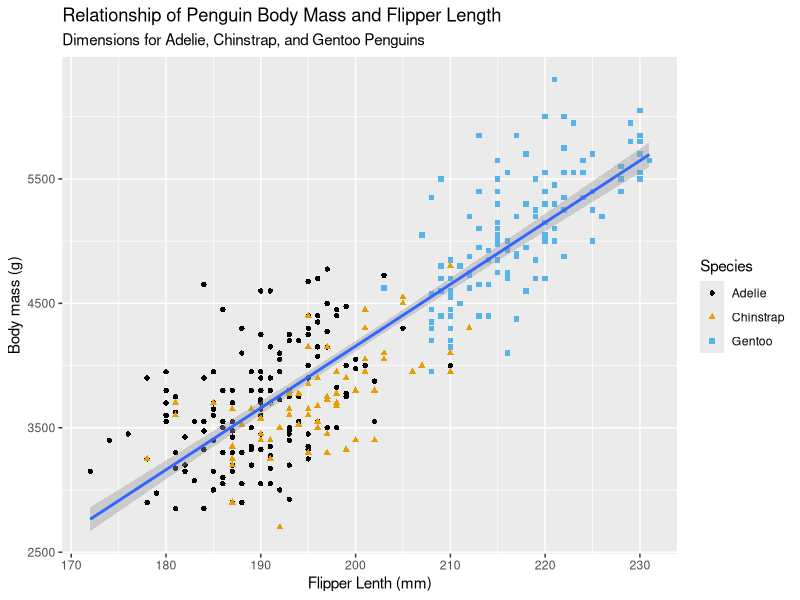
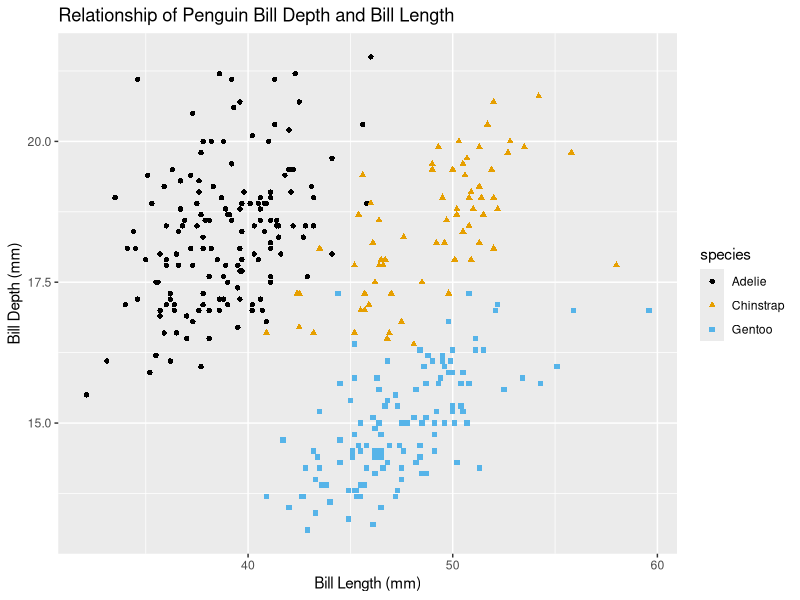
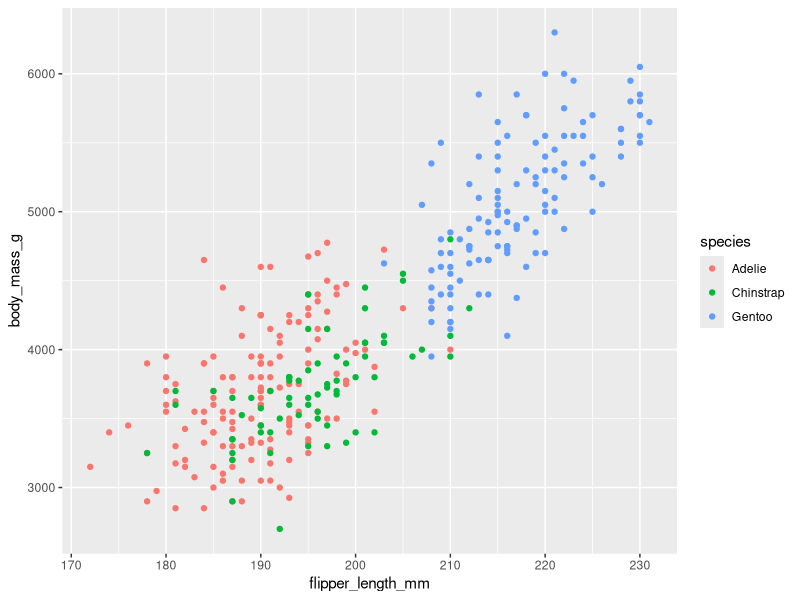
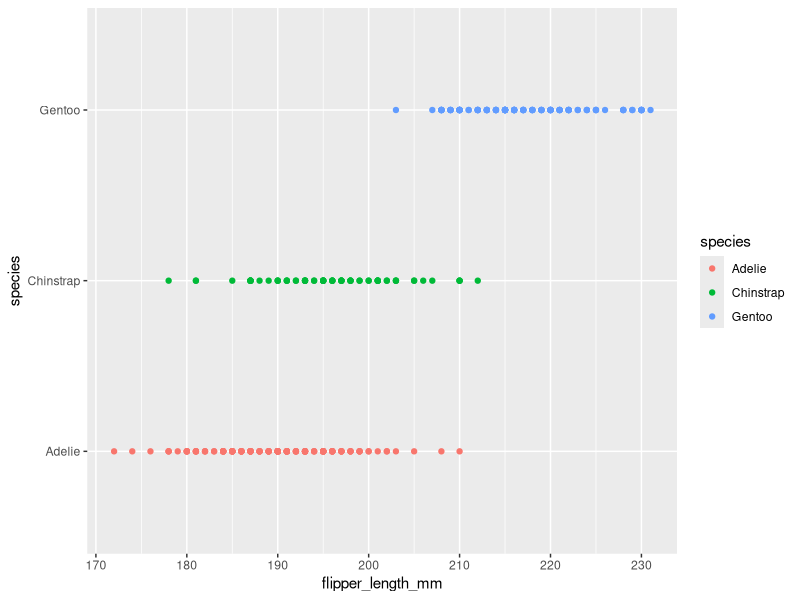
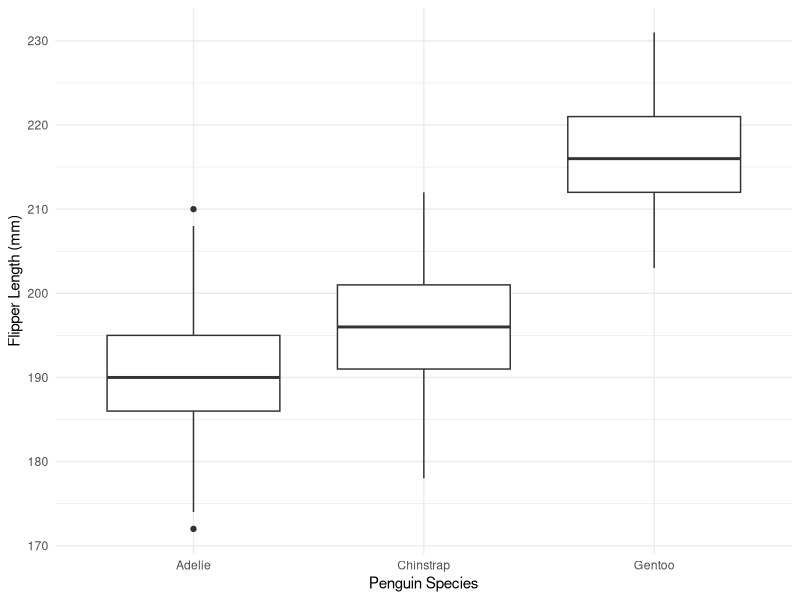
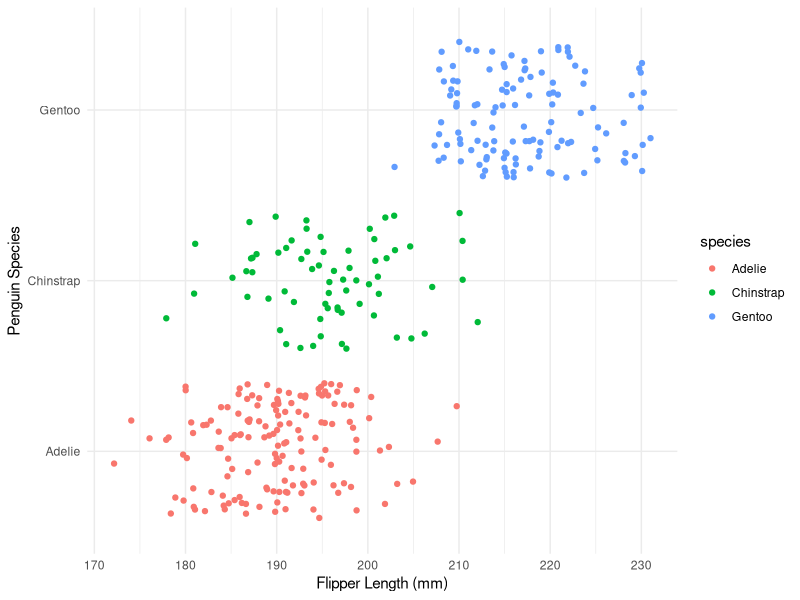

These charts were generated, in order, by the following R code: (Note: this script raises an error after producing the figures.)
library(tidyverse)
library(ggplot2)

install.packages("ggthemes")

install.packages("palmerpenguins")
library(palmerpenguins)

install.packages("ggthemes")
library(ggthemes)

glimpse(penguins)
view(penguins)

# preparing the graph to analyze flipper length and the mass of a penguin
ggplot(
  data = penguins,
  mapping = aes(x = flipper_length_mm, y = body_mass_g)
) +
  geom_point(mapping = aes(color = species, shape = species)) +
  geom_smooth(method = "lm") +
  labs(
    title = "Relationship of Penguin Body Mass and Flipper Length",
    subtitle = "Dimensions for Adelie, Chinstrap, and Gentoo Penguins",
    x = "Flipper Lenth (mm)", y = "Body mass (g)",
    color = "Species", shape = "Species"
  ) +
  scale_color_colorblind()
#> Warning: Removed 2 rows containing missing values or values outside the scale range
#> (`geom_point()`).


# 1.2.5 Exercises -------------------------------------------------
# How many rows are in penguins? How many columns? = 344 rows and 8 columns

# What does the bill_depth_mm variable in the penguins data frame describe? Read the help for ?penguins to find out. = a number denoting bill depth (millimeters)



# Make a scatterplot of bill_depth_mm vs. bill_length_mm. That is, make a scatterplot with bill_depth_mm on the y-axis and bill_length_mm on the x-axis. Describe the relationship between these two variables.
ggplot(
  data = penguins,
  mapping = aes(x = bill_length_mm, y = bill_depth_mm)
) +
  geom_point(mapping = aes(color = species, shape = species)) +
  labs(
    title = "Relationship of Penguin Bill Depth and Bill Length",
    x = "Bill Length (mm)", y = "Bill Depth (mm)"
  ) +
  scale_color_colorblind()
# the observed difference is that both Chinstrap penguins and Gentoo penguins hover at around the same bill lengths but have different bill depths. The Chinstrap penguins have more bill depths. On the other hand, Adelie penguins and Chinstrap have around the same Bill depths but Chinstrap penguins have greater bill lengths.
ggplot(
  data = penguins,
  mapping = aes(x = flipper_length_mm, y = body_mass_g)
) +
  geom_point(mapping = aes(color = species))



# What happens if you make a scatterplot of species vs. bill_depth_mm? What might be a better choice of geom?
ggplot(
  data = penguins,
  mapping = aes(x = flipper_length_mm, y = species)
) +
  geom_point(mapping = aes(color = species))
# all dots are displayed horizontally in one line and not scattered. A better choice of geom is the box plot or jitter geom:
# The boxplot compactly displays the distribution of a continuous variable. It visualises five summary statistics (the median, two hinges and two whiskers), and all "outlying" points individually.
ggplot(penguins, aes(x = species, y = flipper_length_mm)) +
  geom_boxplot() +
  xlab("Penguin Species") +
  ylab("Flipper Length (mm)") +
  theme_minimal()
# The jitter geom is a convenient shortcut for geom_point(position = "jitter"). It adds a small amount of random variation to the location of each point, and is a useful way of handling overplotting caused by discreteness in smaller datasets.
ggplot(penguins, aes(x = flipper_length_mm, y = species, color = species)) +
  geom_jitter() +
  xlab("Flipper Length (mm)") +
  ylab("Penguin Species") +
  theme_minimal()




#  Why does the following give an error and how would you fix it?
ggplot(data = penguins) +
  geom_point()
# it is missing the x and y plots. Fix is below:
ggplot(
  data = penguins,
  mapping = aes(x = flipper_length_mm, y = bill_depth_mm)
) +
  geom_point()


# What does the na.rm argument do in geom_point()? What is the default value of the argument? Create a scatterplot where you successfully use this argument set to TRUE.
# If FALSE, the default, missing values are removed with a warning. If TRUE, missing values are silently removed. The default is FALSE.

ggplot(
  data = penguins,
  mapping = aes(x = flipper_length_mm, y = body_mass_g)
) +
  geom_point(na.rm = TRUE, mapping = aes(color = species, shape = species)) +
  geom_smooth(method = "lm") +
  labs(
    title = "Relationship of Penguin Body Mass and Flipper Length",
    subtitle = "Dimensions for Adelie, Chinstrap, and Gentoo Penguins",
    x = "Flipper Lenth (mm)", y = "Body mass (g)",
    color = "Species", shape = "Species"
  )



# Add the following caption to the plot you made in the previous exercise: “Data come from the palmerpenguins package.” Hint: Take a look at the documentation for labs().
ggplot(
  data = penguins,
  mapping = aes(x = flipper_length_mm, y = bill_depth_mm)
) +
  geom_point() +
  labs(
    title = "Data come from the palmerpenguins package."
  )

ggplot(
  data = penguins,
  mapping = aes(x = flipper_length_mm, y = body_mass_g)
) +
  geom_point(mapping = aes(color = species)) +
  geom




# Recreate the following visualization. What aesthetic should bill_depth_mm be mapped to? And should it be mapped at the global level or at the geom level?
ggplot(
  data = penguins,
  mapping = aes(x = flipper_length_mm, y = body_mass_g, color = bill_depth_mm)
) +
  geom_point(
    shape = 18
  ) +
  geom_smooth()

?shape


ggplot(
  penguins,
  aes(x = flipper_length_mm, y = body_mass_g, color = bill_depth_mm)
) +
  geom_point() + # Add points to the scatter plot
  scale_color_gradient(low = "lightblue", high = "darkblue") + # Gradient scale for color
  labs(
    x = "Flipper Length (mm)",
    y = "Body Mass (g)",
    color = "Bill Depth (mm)" # Label for the color legend
  ) +
  theme_minimal()



ggplot(
  data = penguins,
  mapping = aes(x = flipper_length_mm, y = body_mass_g, color = island)
) +
  geom_point() +
  geom_smooth(se = FALSE)


# Will these two graphs look different? Why/why not?
# ans: Yes, from my previous understanding, the attributes set globally are inherited by the geoms
ggplot(
  data = penguins,
  mapping = aes(x = flipper_length_mm, y = body_mass_g)
) +
  geom_point() +
  geom_smooth()

ggplot() +
  geom_point(
    data = penguins,
    mapping = aes(x = flipper_length_mm, y = body_mass_g)
  ) +
  geom_smooth(
    data = penguins,
    mapping = aes(x = flipper_length_mm, y = body_mass_g)
  )

# END OF THIS EXERCISE ↑ ----------------------------------------------------------



# bar graph with categorical data
ggplot(
  penguins,
  aes(x = fct_infreq(species))
) +
  geom_bar()

# histogram with numerical data (continous)
ggplot(
  penguins,
  aes(x = body_mass_g)
) +
  geom_histogram(binwidth = 200)
# experimenting with bindwidths for histograms
ggplot(penguins, aes(x = body_mass_g)) +
  geom_histogram(binwidth = 20)
ggplot(penguins, aes(x = body_mass_g)) +
  geom_histogram(binwidth = 2000)

# Density plot
ggplot(penguins, aes(x = body_mass_g)) +
  geom_density()


# 1.4.3 Exercises ------------------------------------------------------------------
# Make a bar plot of species of penguins, where you assign species to the y aesthetic. How is this plot different?
# the bars are in a different direction (horizontal rather than vertical)
ggplot(
  penguins,
  aes(y = species)
) +
  geom_bar()



# How are the following two plots different? Which aesthetic, color or fill, is more useful for changing the color of bars?
# ans: my guess was fill. Color is the outline of the bars and fill is the color of the bars
ggplot(penguins, aes(x = species)) +
  geom_bar(color = "red")

ggplot(penguins, aes(x = species)) +
  geom_bar(fill = "red")



# What does the bins argument in geom_histogram() do?
# Number of bins. Overridden by binwidth. Defaults to 30.
ggplot(penguins, aes(x = body_mass_g)) +
  geom_histogram()
?geom_histogram
summary(diamonds)
dim(diamonds) # gets the number of rows and columns
names(diamonds) # see the column names

# Make a histogram of the carat variable in the diamonds dataset that is available when you load the tidyverse package. Experiment with different binwidths. What binwidth reveals the most interesting patterns?
data("diamonds")
?diamonds
view(diamonds)
glimpse(diamonds)
ggplot(
  diamonds,
  aes(x = carat)
) +
  geom_histogram(fill = "steelblue", color = "black", binwidth = 0.1) +
  ggtitle("Histogram of Price Values")
# 0.1 reveals the most interesting results in my opinion. 0.0.1 does also because it looks like there is a repeating trend.

# create scatterplot of carat vs. price, using cut as color variable
ggplot(
  diamonds,
  aes(x = carat, y = price, color = cut)
) +
  geom_point()


# END OF THIS EXERCISE ↑ ----------------------------------------------------------


# an alternative of a histogram
ggplot(penguins, aes(x = body_mass_g)) +
  geom_freqpoly()
?geom_freqpoly


# a box plot
ggplot(penguins, aes(x = species, y = body_mass_g)) +
  geom_boxplot()

# a geom density graph
ggplot(
  penguins,
  aes(x = body_mass_g, color = species)
) +
  geom_density(linewidth = 0.75)


ggplot(
  penguins,
  aes(x = body_mass_g, color = species, fill = species)
) +
  geom_density(alpha = 0.2)


# note: having the two categories stacked like this creates a stacked-bar plot
ggplot(
  penguins,
  aes(x = island, fill = species)
) +
  geom_bar()


# using fill in a bar geom to get a relative frequency plot (setting postion to "fill")
ggplot(
  penguins,
  aes(x = island, fill = species)
) +
  geom_bar(position = "fill")


ggplot(penguins, aes(x = flipper_length_mm, y = body_mass_g)) +
  geom_point()


# three or more variables (done by mapping additional categories to aesthetics)
ggplot(
  penguins,
  aes(x = flipper_length_mm, y = body_mass_g)
) +
  geom_point(aes(color = island, shape = species))


# ADDING TOO MANY AESTHETIC MAPPINGS makes it cluttered and difficult to make sense of.
# splitting the plot into facets(subplots) that each display one subset of data.
# we use facet_wrap() but REMEMBER THAT THE PARAMETER MUST BE CATEGORICAL

ggplot(
  penguins,
  aes(x = flipper_length_mm, y = body_mass_g)
) +
  geom_point(
    aes(color = species, shape = island)
  ) +
  facet_wrap(
    ~island
  )





# 1.5.5 Exercises ------------------------------------------------------------------
# The mpg data frame that is bundled with the ggplot2 package contains 234 observations collected by the US Environmental Protection Agency on 38 car models. Which variables in mpg are categorical? Which variables are numerical? (Hint: Type ?mpg to read the documentation for the dataset.) How can you see this information when you run mpg?
?mpg
view(mpg)

# to see the list of columns(variables in this dataset)
names(mpg)
# categorical variables=> manufacturer, trans, driv, fl, class
# numerical variables=> model, displ, year, cyl, cty, hwy

# to see the number of rows and columns: 234 rows and 11 columns
dim(mpg)




# Make a scatterplot of hwy vs. displ using the mpg data frame. Next, map a third, numerical variable to color, then size, then both color and size, then shape. How do these aesthetics behave differently for categorical vs. numerical variables?

ggplot(
  mpg,
  aes(x = hwy, y = displ)
) +
  geom_point(
    aes(color = cyl)
  ) # color mapped to cyl

ggplot(
  mpg,
  aes(x = hwy, y = displ)
) +
  geom_point(
    aes(size = cty)
  ) # size mapped to cty

ggplot(
  mpg,
  aes(x = hwy, y = displ)
) +
  geom_point(
    aes(color = cyl, size = cty)
  ) # color mapped to cyl and size mapped to cty

ggplot(
  mpg,
  aes(hwy, displ)
) +
  geom_point(
    aes(shape = cyl)
  ) +
  scale_shape_binned() # shape mapped to cyl (needs the scale_shape_binned() function)
?aes



# In the scatterplot of hwy vs. displ, what happens if you map a third variable to linewidth?
# ans=> we get the following warning message:
# Warning message:
# In geom_point(aes(linewidth = cyl)) :
# Ignoring unknown aesthetics: linewidth
ggplot(
  mpg,
  aes(x = hwy, y = displ)
) +
  geom_point(
    aes(linewidth = cyl)
  )


# What happens if you map the same variable to multiple aesthetics?
# ans=> They are all collected into one in the labeling of the plot on the right side, making more variations for the same variable.
ggplot(
  mpg,
  aes(x = hwy, y = displ)
) +
  geom_point(
    aes(shape = drv, color = drv, size = drv)
  )

unique(mpg$trans) # gets the unique values from a column in a dataset


ggplot(mpg, aes(x = displ, y = hwy, color = class, size = class)) + # sets a variable for two aeshetic values
  geom_point() +
  scale_color_brewer(palette = "Set3") + # sets the colors for the points
  scale_size_manual(values = c(1, 2, 3, 4, 5, 6, 7)) + # adjusts the size of the shapes
  labs(color = "Car Class", size = "Car Class") # having the same name collects two labels into one, if they are similar



# Make a scatterplot of bill_depth_mm vs. bill_length_mm and color the points by species. What does adding coloring by species reveal about the relationship between these two variables? What about faceting by species?
# its lets us better understand the ration of the bill depth and bill length in the different species of us penguins. It teaches us what relationship the species of a penguin has with is bodily features.
ggplot(
  penguins,
  aes(bill_depth_mm, bill_length_mm, color = species)
) +
  geom_point()


# Why does the following yield two separate legends? How would you fix it to combine the two legends?
# ans=> as previously learned, having aesthetics labeled with the same name, given they are similar, collects them both into one label.
ggplot(
  data = penguins,
  mapping = aes(
    x = bill_length_mm, y = bill_depth_mm,
    color = species, shape = species
  )
) +
  geom_point() +
  labs(color = "Species", shape = "Species")





# Create the two following stacked bar plots. Which question can you answer with the first one? Which question can you answer with the second one?
# ans=>With the first graph you can answer what percentage of each penguin species are occupying each island.
# with the second plot you can answer what which species of penguins are found on each island.
ggplot(penguins, aes(x = island, fill = species)) +
  geom_bar(position = "fill")
ggplot(penguins, aes(x = species, fill = island)) +
  geom_bar(position = "fill")




# END OF THIS EXERCISE ↑ ----------------------------------------------------------
